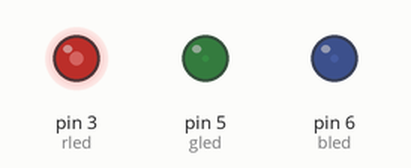
The sketch below on a simulated Arduino Uno, built with avr-gcc and run on an emulated ATmega328P. On the bench: output pins drawn as LEDs (lit = HIGH).

Above: at 0.05 s.
At 0.35 s:
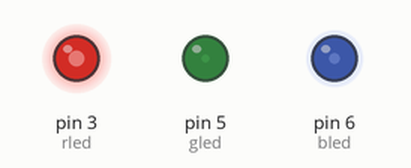
At 0.7 s:
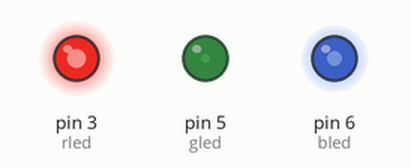
At 1.4 s:
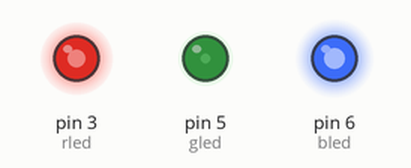
At 2.1 s:
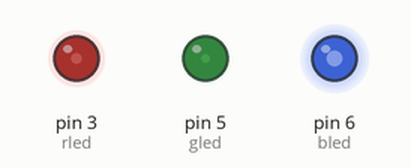
At 2.8 s:
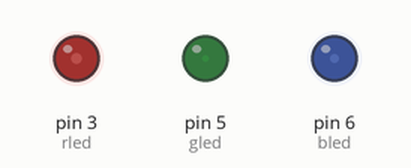
Timing chart, 0 to 7.1 s (numbered marks = the images above):
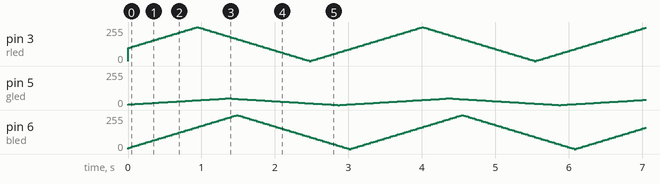

The sketch:

sketch_feb28a.ino
```cpp
int rled = 3;
int gled = 5;
int bled = 6;

int rbrightness = 100;
float gbrightness = 5;
int bbrightness = 10;
int rfadeAmount = 5;
int gfadeAmount = 1;
int bfadeAmount = 5;

void setup() {
  pinMode(rled, OUTPUT);
  pinMode(gled, OUTPUT);
  pinMode(bled, OUTPUT);
}

// the loop function runs over and over again forever
void loop() {
  /*
  analogWrite(rled, rbrightness);
  analogWrite(gled, gbrightness);
  analogWrite(bled, bbrightness);
  */
  // set the brightness of pin 9:
  analogWrite(rled, rbrightness);
  analogWrite(gled, gbrightness);
  analogWrite(bled, bbrightness);

  // change the brightness for next time through the loop:
  rbrightness = rbrightness + rfadeAmount;
  gbrightness = gbrightness + gfadeAmount;
  bbrightness = bbrightness + bfadeAmount;

  // reverse the direction of the fading at the ends of the fade:
  if (rbrightness <= 0 || rbrightness >= 255) {
    rfadeAmount = -rfadeAmount;
  }

  // reverse the direction of the fading at the ends of the fade:
  if (gbrightness <= 0 || gbrightness >= 50) {
    gfadeAmount = -gfadeAmount;
  }

  // reverse the direction of the fading at the ends of the fade:
  if (bbrightness <= 0 || bbrightness >= 255) {
    bfadeAmount = -bfadeAmount;
  }
  // wait for 30 milliseconds to see the dimming effect

  delay(30);
}
```
